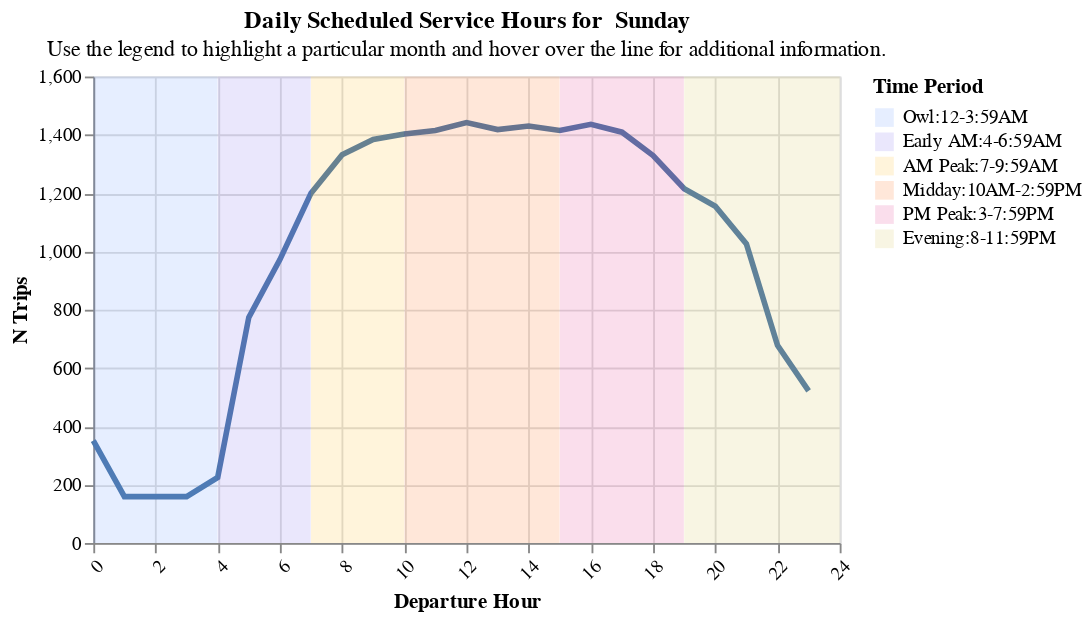

The notebook cell this image was saved under:
### Code cell
create_hourly_summary(sf_only, "Sunday")

### Figure 1 — Vega-Lite specification as saved in the notebook (floating-point values rounded to 4 significant figures; data arrays with more than 128 entries replaced by an {"elided": "..."} marker saying what was removed)
{"config": {"view": {"continuousWidth": 300, "continuousHeight": 300}}, "layer": [{"data": {"name": "data-1f7b4c1c442a5b206275f059b3fc432b"}, "mark": {"type": "line", "size": 3}, "encoding": {"x": {"axis": {"labelAngle": -45}, "field": "Departure Hour", "title": "Departure Hour", "type": "quantitative"}, "y": {"field": "N Trips", "title": "N Trips", "type": "quantitative"}}, "name": "view_2", "transform": [{"filter": {"param": "param_2"}}]}, {"data": {"name": "data-ed3e58c91c1826c4bca955698f66e78a"}, "mark": {"type": "rect", "opacity": 0.15}, "encoding": {"color": {"field": "Time Period", "scale": {"range": ["#5b8efd", "#765fec", "#fcb40e", "#fc5c04", "#dd217d", "#ccbb44", "#c5c5c4"]}, "sort": ["Owl:12-3:59AM", "Early AM:4-6:59AM", "AM Peak:7-9:59AM", "Midday:10AM-2:59PM", "PM Peak:3-7:59PM", "Evening:8-11:59PM"], "type": "nominal"}, "x": {"field": "start", "type": "quantitative"}, "x2": {"field": "stop"}, "y": {"value": 0}, "y2": {"value": 250}}}], "height": 250, "params": [{"name": "param_2", "select": {"type": "point", "fields": ["Date"]}, "bind": {"input": "select", "options": ["01-2025", "02-2025", "03-2025", "04-2025", "05-2025", "06-2025", "07-2025", "08-2025", "09-2025", "10-2025", "11-2025"], "name": "Dates: "}, "value": "01-2025", "views": ["view_2"]}], "resolve": {"scale": {"color": "independent"}}, "title": {"text": ["Daily Scheduled Service Hours for  Sunday"], "subtitle": ["Use the legend to highlight a particular month and hover over the line for additional information."]}, "width": 400, "$schema": "https://vega.github.io/schema/vega-lite/v5.20.1.json", "datasets": {"data-1f7b4c1c442a5b206275f059b3fc432b": {"elided": "264 records"}, "data-ed3e58c91c1826c4bca955698f66e78a": [{"index": 0, "start": 0, "stop": 3.99, "Time Period": "Owl:12-3:59AM"}, {"index": 1, "start": 4, "stop": 6.99, "Time Period": "Early AM:4-6:59AM"}, {"index": 2, "start": 7, "stop": 9.99, "Time Period": "AM Peak:7-9:59AM"}, {"index": 3, "start": 10, "stop": 14.99, "Time Period": "Midday:10AM-2:59PM"}, {"index": 4, "start": 15, "stop": 18.99, "Time Period": "PM Peak:3-7:59PM"}, {"index": 5, "start": 19, "stop": 24.0, "Time Period": "Evening:8-11:59PM"}]}}
